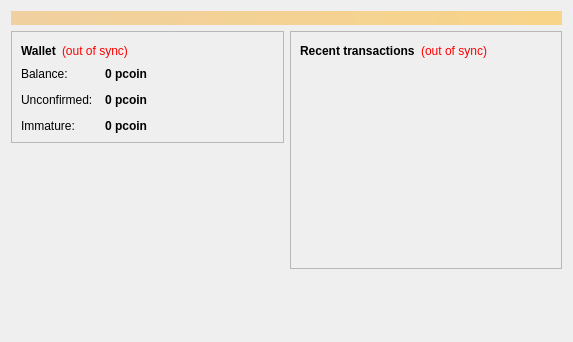
<?xml version="1.0" encoding="UTF-8"?>
<ui version="4.0">
 <class>OverviewPage</class>
 <widget class="QWidget" name="OverviewPage">
  <property name="geometry">
   <rect>
    <x>0</x>
    <y>0</y>
    <width>573</width>
    <height>342</height>
   </rect>
  </property>
  <property name="windowTitle">
   <string>Form</string>
  </property>
  <layout class="QVBoxLayout" name="topLayout">
   <item>
    <widget class="QLabel" name="labelAlerts">
     <property name="visible">
      <bool>false</bool>
     </property>
     <property name="styleSheet">
      <string notr="true">background-color: qlineargradient(x1: 0, y1: 0, x2: 1, y2: 0, stop:0 #F0D0A0, stop:1 #F8D488); color:#000000;</string>
     </property>
     <property name="wordWrap">
      <bool>true</bool>
     </property>
     <property name="margin">
      <number>3</number>
     </property>
    </widget>
   </item>
   <item>
    <layout class="QHBoxLayout" name="horizontalLayout" stretch="1,1">
     <item>
      <layout class="QVBoxLayout" name="verticalLayout_2">
       <item>
        <widget class="QFrame" name="frame">
         <property name="frameShape">
          <enum>QFrame::StyledPanel</enum>
         </property>
         <property name="frameShadow">
          <enum>QFrame::Raised</enum>
         </property>
         <layout class="QVBoxLayout" name="verticalLayout_4">
          <item>
           <layout class="QHBoxLayout" name="horizontalLayout_4">
            <item>
             <widget class="QLabel" name="label_5">
              <property name="font">
               <font>
                <weight>75</weight>
                <bold>true</bold>
               </font>
              </property>
              <property name="text">
               <string>Wallet</string>
              </property>
             </widget>
            </item>
            <item>
             <widget class="QLabel" name="labelWalletStatus">
              <property name="toolTip">
               <string>The displayed information may be out of date. Your wallet automatically synchronizes with the Pioneercoin network after a connection is established, but this process has not completed yet.</string>
              </property>
              <property name="styleSheet">
               <string notr="true">QLabel { color: red; }</string>
              </property>
              <property name="text">
               <string notr="true">(out of sync)</string>
              </property>
              <property name="alignment">
               <set>Qt::AlignLeading|Qt::AlignLeft|Qt::AlignVCenter</set>
              </property>
             </widget>
            </item>
            <item>
             <spacer name="horizontalSpacer_2">
              <property name="orientation">
               <enum>Qt::Horizontal</enum>
              </property>
              <property name="sizeHint" stdset="0">
               <size>
                <width>40</width>
                <height>20</height>
               </size>
              </property>
             </spacer>
            </item>
           </layout>
          </item>
          <item>
           <layout class="QFormLayout" name="formLayout_2">
            <property name="fieldGrowthPolicy">
             <enum>QFormLayout::AllNonFixedFieldsGrow</enum>
            </property>
            <property name="horizontalSpacing">
             <number>12</number>
            </property>
            <property name="verticalSpacing">
             <number>12</number>
            </property>
            <item row="0" column="0">
             <widget class="QLabel" name="label">
              <property name="text">
               <string>Balance:</string>
              </property>
             </widget>
            </item>
            <item row="0" column="1">
             <widget class="QLabel" name="labelBalance">
              <property name="font">
               <font>
                <weight>75</weight>
                <bold>true</bold>
               </font>
              </property>
              <property name="cursor">
               <cursorShape>IBeamCursor</cursorShape>
              </property>
              <property name="toolTip">
               <string>Your current balance</string>
              </property>
              <property name="text">
               <string notr="true">0 pcoin</string>
              </property>
              <property name="textInteractionFlags">
               <set>Qt::LinksAccessibleByMouse|Qt::TextSelectableByKeyboard|Qt::TextSelectableByMouse</set>
              </property>
             </widget>
            </item>
            <item row="1" column="0">
             <widget class="QLabel" name="label_3">
              <property name="text">
               <string>Unconfirmed:</string>
              </property>
             </widget>
            </item>
            <item row="1" column="1">
             <widget class="QLabel" name="labelUnconfirmed">
              <property name="font">
               <font>
                <weight>75</weight>
                <bold>true</bold>
               </font>
              </property>
              <property name="cursor">
               <cursorShape>IBeamCursor</cursorShape>
              </property>
              <property name="toolTip">
               <string>Total of transactions that have yet to be confirmed, and do not yet count toward the current balance</string>
              </property>
              <property name="text">
               <string notr="true">0 pcoin</string>
              </property>
              <property name="textInteractionFlags">
               <set>Qt::LinksAccessibleByMouse|Qt::TextSelectableByKeyboard|Qt::TextSelectableByMouse</set>
              </property>
             </widget>
            </item>
            <item row="2" column="0">
             <widget class="QLabel" name="labelImmatureText">
              <property name="text">
               <string>Immature:</string>
              </property>
             </widget>
            </item>
            <item row="2" column="1">
             <widget class="QLabel" name="labelImmature">
              <property name="font">
               <font>
                <weight>75</weight>
                <bold>true</bold>
               </font>
              </property>
              <property name="toolTip">
               <string>Mined balance that has not yet matured</string>
              </property>
              <property name="text">
               <string notr="true">0 pcoin</string>
              </property>
              <property name="textInteractionFlags">
               <set>Qt::LinksAccessibleByMouse|Qt::TextSelectableByKeyboard|Qt::TextSelectableByMouse</set>
              </property>
             </widget>
            </item>
           </layout>
          </item>
         </layout>
        </widget>
       </item>
       <item>
        <spacer name="verticalSpacer">
         <property name="orientation">
          <enum>Qt::Vertical</enum>
         </property>
         <property name="sizeHint" stdset="0">
          <size>
           <width>20</width>
           <height>40</height>
          </size>
         </property>
        </spacer>
       </item>
      </layout>
     </item>
     <item>
      <layout class="QVBoxLayout" name="verticalLayout_3">
       <item>
        <widget class="QFrame" name="frame_2">
         <property name="frameShape">
          <enum>QFrame::StyledPanel</enum>
         </property>
         <property name="frameShadow">
          <enum>QFrame::Raised</enum>
         </property>
         <layout class="QVBoxLayout" name="verticalLayout">
          <item>
           <layout class="QHBoxLayout" name="horizontalLayout_2">
            <item>
             <widget class="QLabel" name="label_4">
              <property name="text">
               <string>&lt;b&gt;Recent transactions&lt;/b&gt;</string>
              </property>
             </widget>
            </item>
            <item>
             <widget class="QLabel" name="labelTransactionsStatus">
              <property name="toolTip">
               <string>The displayed information may be out of date. Your wallet automatically synchronizes with the Pioneercoin network after a connection is established, but this process has not completed yet.</string>
              </property>
              <property name="styleSheet">
               <string notr="true">QLabel { color: red; }</string>
              </property>
              <property name="text">
               <string notr="true">(out of sync)</string>
              </property>
              <property name="alignment">
               <set>Qt::AlignRight|Qt::AlignTrailing|Qt::AlignVCenter</set>
              </property>
             </widget>
            </item>
            <item>
             <spacer name="horizontalSpacer">
              <property name="orientation">
               <enum>Qt::Horizontal</enum>
              </property>
              <property name="sizeHint" stdset="0">
               <size>
                <width>40</width>
                <height>20</height>
               </size>
              </property>
             </spacer>
            </item>
           </layout>
          </item>
          <item>
           <widget class="QListView" name="listTransactions">
            <property name="styleSheet">
             <string notr="true">QListView { background: transparent; }</string>
            </property>
            <property name="frameShape">
             <enum>QFrame::NoFrame</enum>
            </property>
            <property name="verticalScrollBarPolicy">
             <enum>Qt::ScrollBarAlwaysOff</enum>
            </property>
            <property name="horizontalScrollBarPolicy">
             <enum>Qt::ScrollBarAlwaysOff</enum>
            </property>
            <property name="selectionMode">
             <enum>QAbstractItemView::NoSelection</enum>
            </property>
           </widget>
          </item>
         </layout>
        </widget>
       </item>
       <item>
        <spacer name="verticalSpacer_2">
         <property name="orientation">
          <enum>Qt::Vertical</enum>
         </property>
         <property name="sizeHint" stdset="0">
          <size>
           <width>20</width>
           <height>40</height>
          </size>
         </property>
        </spacer>
       </item>
      </layout>
     </item>
    </layout>
   </item>
  </layout>
 </widget>
 <resources/>
 <connections/>
</ui>
